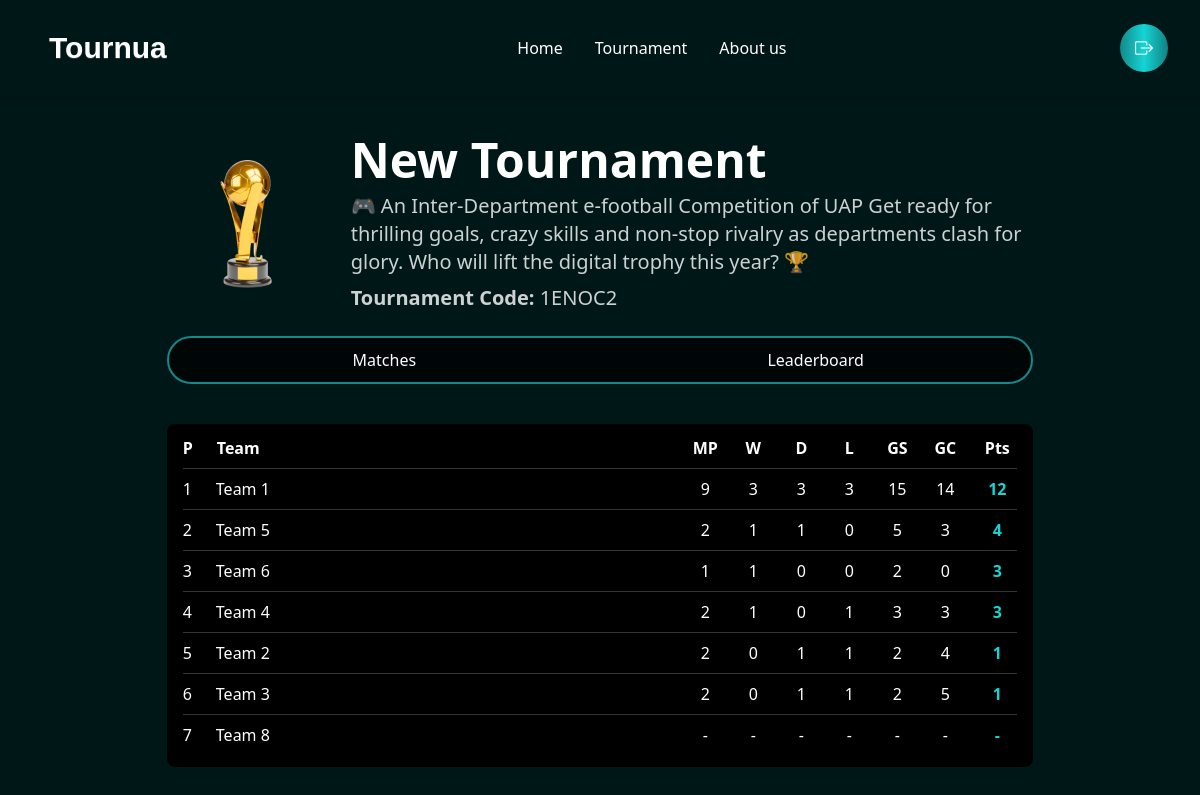
/Tournua/tournament/16/leaderboard/, run on the app's committed database.
### tournua/models.py (models this page shows, shortened)
class Tournament(models.Model):
    user = models.ForeignKey(UserAccount, on_delete=models.CASCADE, related_name="tournaments")
    code = models.CharField(max_length=8, unique=True, editable=False)
    name = models.CharField(max_length=200)
    description = models.TextField(blank=True)
    trophy = models.ImageField(upload_to="trophies/", blank=True, null=True)
    tournament_type = models.CharField(max_length=50, choices=[("online", "Online"), ("offline", "Offline")])
    player_type = models.CharField(max_length=50, choices=[("single", "Single"), ("team", "Team")])
    format = models.CharField(max_length=50, choices=[("Knockout", "Knockout"), ("League", "League")])
    num_groups = models.IntegerField(default=2)
    teams_per_group = models.IntegerField(default=4)
    created_at = models.DateTimeField(auto_now_add=True)
    participants = models.ManyToManyField(UserAccount, related_name="joined_tournaments", blank=True)

class Team(models.Model):
    tournament = models.ForeignKey(Tournament, on_delete=models.CASCADE, related_name="teams")
    name = models.CharField(max_length=200)
    logo = models.ImageField(upload_to="team_logos/", blank=True, null=True)

### tournua/views.py (the view)
# urls.py: path("tournament/<int:tournament_id>/leaderboard/", views.leaderboard, name="leaderboard"),
def leaderboard(request, tournament_id):
    tournament = get_object_or_404(Tournament, id=tournament_id)
    matches = Match.objects.filter(tournament=tournament, played=True)
    teams = Team.objects.filter(tournament=tournament)  # all teams in tournament
    standings = {}
    for team in teams:
        standings[team.id] = {
            "team": team,
            "MP": 0,
            "W": 0,
            "D": 0,
            "L": 0,
            "GS": 0,
            "GC": 0,
            "Pts": 0,
            "played": False  # track if played at least one match
        }
    for match in matches:
        t1 = match.team1
        t2 = match.team2
        s1 = match.team1_score
        s2 = match.team2_score
        standings[t1.id]["MP"] += 1
        standings[t2.id]["MP"] += 1
        standings[t1.id]["GS"] += s1
        standings[t1.id]["GC"] += s2
        standings[t2.id]["GS"] += s2
        standings[t2.id]["GC"] += s1
        standings[t1.id]["played"] = True
        standings[t2.id]["played"] = True
        if s1 > s2:
            standings[t1.id]["W"] += 1
            standings[t2.id]["L"] += 1
            standings[t1.id]["Pts"] += 3
        elif s1 < s2:
            standings[t2.id]["W"] += 1
            standings[t1.id]["L"] += 1
            standings[t2.id]["Pts"] += 3
        else:
            standings[t1.id]["D"] += 1
            standings[t2.id]["D"] += 1
            standings[t1.id]["Pts"] += 1
            standings[t2.id]["Pts"] += 1
    leaderboard = list(standings.values())
    played_teams = [t for t in leaderboard if t["played"]]
    unplayed_teams = [t for t in leaderboard if not t["played"]]
    played_teams.sort(key=lambda x: (x["Pts"], x["GS"] - x["GC"], x["GS"]), reverse=True)
    leaderboard = played_teams + unplayed_teams
    for i, row in enumerate(leaderboard, start=1):
        row["P"] = i
        if not row["played"]:
            for key in ["MP", "W", "D", "L", "GS", "GC", "Pts"]:
                row[key] = "-"
    return render(request, "leaderboard.html", {
        "tournament": tournament,
        "leaderboard": leaderboard
    })

### template/leaderboard.html (shortened to what this page needs)
{% load static %}
<!DOCTYPE html>
<html lang="en">
<head>
  <link href="https://cdn.jsdelivr.net/npm/daisyui@5" rel="stylesheet" type="text/css" />
  <script src="https://cdn.jsdelivr.net/npm/@tailwindcss/browser@4"></script>
  <link rel="stylesheet" href="https://cdn.jsdelivr.net/npm/bootstrap-icons@1.13.1/font/bootstrap-icons.min.css">
  <link rel="stylesheet" href="{% static 'css/style.css' %}">
</head>
<body class="bg-[#001717]">
<header class="w-full">
  <div class="navbar shadow-sm px-4 py-4 lg:px-8 lg:py-6 flex justify-between items-center">
    <a class="btn btn-ghost text-2xl lg:text-3xl text-white font-cs-gelios">Tournua</a>
    <div class="hidden lg:flex gap-8 text-white font-medium">
      <a href="#">Home</a>
      <a href="#">Tournament</a>
      <a href="#">About us</a>
    </div>
    <a href="{% url 'logout' %}" class="relative inline-flex items-center justify-center w-10 h-10 lg:w-12 lg:h-12 text-white bg-black rounded-full">
      <span class="absolute inset-0 rounded-full p-[2px] bg-gradient-to-r from-[#13898B] via-[#14D5D4] via-[#0C6083] to-[#118285]"></span>
      <span class="relative z-10 flex items-center justify-center w-full h-full rounded-full">
        <i class="bi bi-box-arrow-right text-lg"></i>
      </span>
    </a>
  </div>
</header>
<main class="flex flex-col items-center px-4 py-10 gap-10 lg:px-20">
  <div class="mx-auto h-auto w-10/12  bg-cover bg-center overflow-hidden">
    <div class="flex flex-col sm:flex-row sm:items-center gap-4 sm:gap-6">
      <img src="{% static 'trophies/Trophy1.png' %}" alt="Trophy" class="w-24 sm:w-32 lg:w-40 object-contain mx-auto sm:mx-0">
      <div class="text-white text-center sm:text-left space-y-2">
        <p class="text-3xl sm:text-4xl lg:text-5xl font-semibold">{{ tournament.name }}</p>
        <p class="text-lg sm:text-xl text-white/80">{{ tournament.description }}</p>
        <p class="text-lg sm:text-xl text-white/80"><b>Tournament Code:</b> {{ tournament.code }}</p>
      </div>
    </div>
    <div class="w-full flex rounded-3xl border-2 border-[#13898B] overflow-hidden text-white bg-black/70 backdrop-blur-md mt-6">
      <a href="{% url 'viewTournament' tournament.id %}" class="w-1/2 py-2.5 font-medium text-center transition-all duration-200 hover:bg-[#13898B]/30 focus:bg-[#13898B] focus:text-white">
        Matches
      </a>
      <button class="w-1/2 py-2.5 font-medium text-center transition-all duration-200 hover:bg-[#13898B]/30 focus:bg-[#13898B] focus:text-white">
        Leaderboard
      </button>
    </div>
    <div class="mt-10 overflow-x-auto">
      <div class="min-w-[600px] bg-black rounded-lg py-3 px-4 text-white">
        <div class="flex justify-between font-semibold text-sm sm:text-base mb-2">
          <div class="flex gap-4 sm:gap-6 min-w-[150px]">
            <p>P</p>
            <p>Team</p>
          </div>
          <div class="flex gap-3 sm:gap-4">
            <p class="w-8 text-center">MP</p>
            <p class="w-8 text-center">W</p>
            <p class="w-8 text-center">D</p>
            <p class="w-8 text-center">L</p>
            <p class="w-8 text-center">GS</p>
            <p class="w-8 text-center">GC</p>
            <p class="w-10 text-center">Pts</p>
          </div>
        </div>
        {% for row in leaderboard %}
        <div class="flex justify-between items-center border-t border-white/20 py-2 text-sm sm:text-base">
          <div class="flex gap-4 sm:gap-6 min-w-[150px]">
            <p>{{ row.P }}</p>
            <p class="font-medium truncate max-w-[100px] sm:max-w-[150px]">{{ row.team.name }}</p>
          </div>
          <div class="flex gap-3 sm:gap-4">
            <p class="w-8 text-center">{{ row.MP }}</p>
            <p class="w-8 text-center">{{ row.W }}</p>
            <p class="w-8 text-center">{{ row.D }}</p>
            <p class="w-8 text-center">{{ row.L }}</p>
            <p class="w-8 text-center">{{ row.GS }}</p>
            <p class="w-8 text-center">{{ row.GC }}</p>
            <p class="w-10 text-center font-bold text-[#14D5D4]">{{ row.Pts }}</p>
          </div>
        </div>
        {% empty %}
        <p class="text-center py-4 text-white/70">No leaderboard data available.</p>
        {% endfor %}
      </div>
    </div>
  </div>
</main>
</body>
</html>

### static/css/style.css (style rules this page uses)
.font-cs-gelios { font-family: "CS Gelios", sans-serif; }

### data on the page
Tournament: name "New Tournament", description "🎮 An Inter-Department e-football Competition of UAP Get ready for thrilling goals, crazy skills and non-stop rivalry as departments clash for glory. Who will lift the digital trophy this year? 🏆", code "1ENOC2"
Team: P "1", team.name "Team 1", MP "9", W "3", D "3", L "3", GS "15", GC "14", Pts "12"
Team: P "2", team.name "Team 5", MP "2", W "1", D "1", L "0", GS "5", GC "3", Pts "4"
Team: P "3", team.name "Team 6", MP "1", W "1", D "0", L "0", GS "2", GC "0", Pts "3"
Team: P "4", team.name "Team 4", MP "2", W "1", D "0", L "1", GS "3", GC "3", Pts "3"
Team: P "5", team.name "Team 2", MP "2", W "0", D "1", L "1", GS "2", GC "4", Pts "1"
Team: P "6", team.name "Team 3", MP "2", W "0", D "1", L "1", GS "2", GC "5", Pts "1"
Team: P "7", team.name "Team 8", MP "-", W "-", D "-", L "-", GS "-", GC "-", Pts "-"
